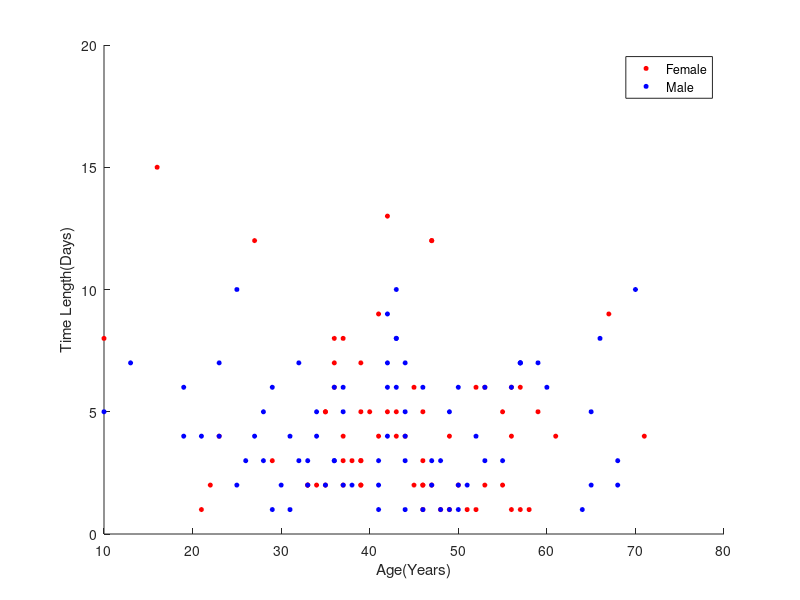

MATLAB code for this plot:
% This m file is used to generate the Figure 3 in the paper.
load('RealData.mat')
Female_index = (RealData(:,2)==1);
Female_timelag_data = RealData(Female_index,1);
Female_age_data = RealData(Female_index,3);
Male_index = (RealData(:,2)==0);
Male_timelag_data = RealData(Male_index,1);
Male_age_data = RealData(Male_index,3);

figure;
hold on;
plot(Female_age_data,Female_timelag_data,'ro','markersize',3,'MarkerFaceColor','r')
plot(Male_age_data,Male_timelag_data,'bo','markersize',3,'MarkerFaceColor','b')

legend({'Female','Male'});
xlabel('Age(Years)');
ylabel('Time Length(Days)');

